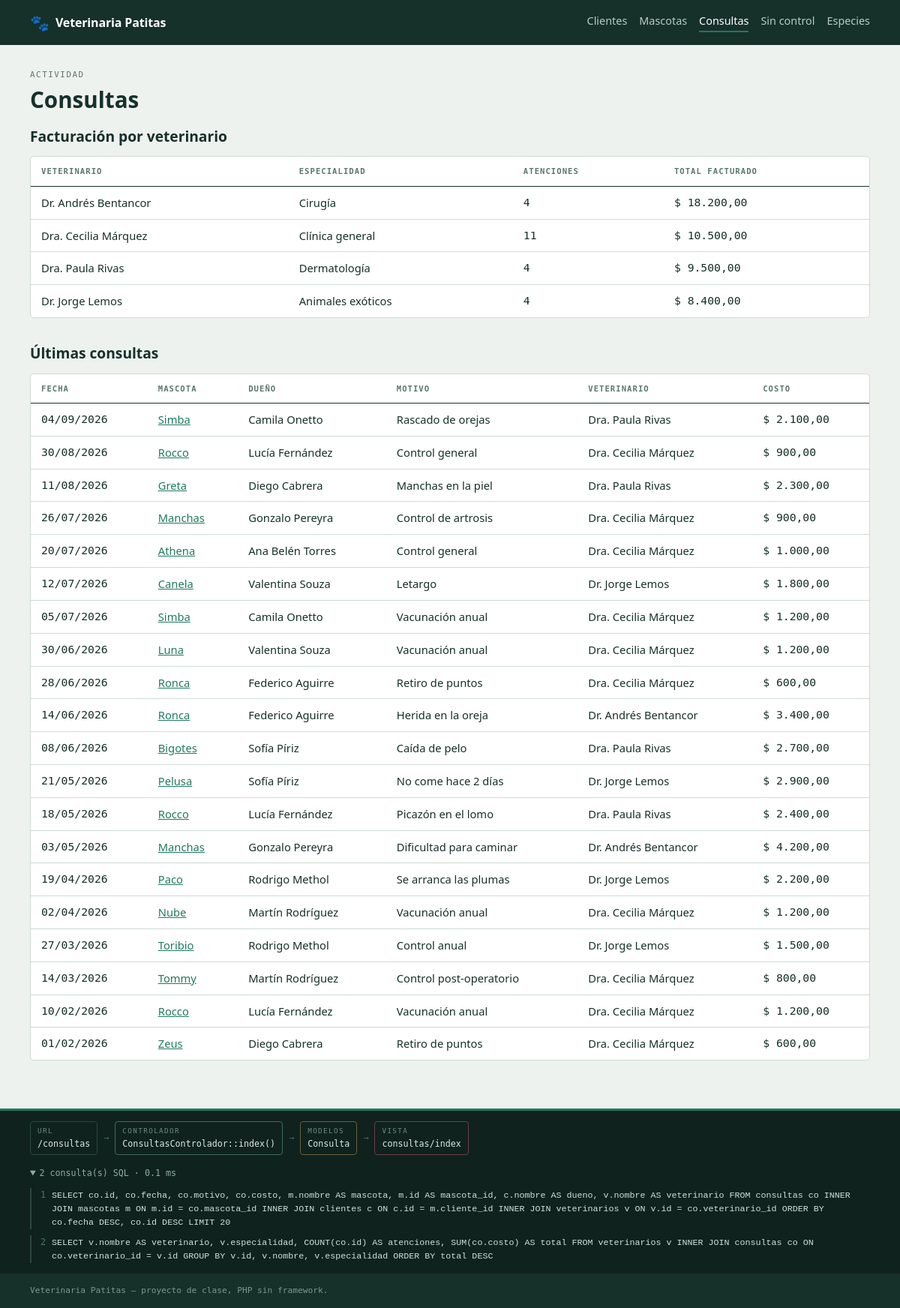
The page /consultas on the database its author committed.
### tables this page shows
CREATE TABLE consultas (
    id              INT UNSIGNED AUTO_INCREMENT PRIMARY KEY,
    mascota_id      INT UNSIGNED NOT NULL,
    veterinario_id  INT UNSIGNED NOT NULL,
    fecha           DATE         NOT NULL,
    motivo          VARCHAR(150) NOT NULL,
    diagnostico     TEXT         NULL,
    costo           DECIMAL(8,2) NOT NULL DEFAULT 0,

    CONSTRAINT fk_consultas_mascota
        FOREIGN KEY (mascota_id) REFERENCES mascotas(id)
        ON DELETE CASCADE  ON UPDATE CASCADE,

    CONSTRAINT fk_consultas_veterinario
        FOREIGN KEY (veterinario_id) REFERENCES veterinarios(id)
        ON DELETE RESTRICT ON UPDATE CASCADE,

    INDEX idx_consultas_fecha (fecha)
);

CREATE TABLE mascotas (
    id              INT UNSIGNED AUTO_INCREMENT PRIMARY KEY,
    nombre          VARCHAR(60)  NOT NULL,
    fecha_nacimiento DATE        NULL,
    sexo            ENUM('M','H') NOT NULL,
    peso_kg         DECIMAL(5,2) NULL,
    cliente_id      INT UNSIGNED NOT NULL,
    especie_id      INT UNSIGNED NOT NULL,

    CONSTRAINT fk_mascotas_cliente
        FOREIGN KEY (cliente_id) REFERENCES clientes(id)
        ON DELETE CASCADE  ON UPDATE CASCADE,

    CONSTRAINT fk_mascotas_especie
        FOREIGN KEY (especie_id) REFERENCES especies(id)
        ON DELETE RESTRICT ON UPDATE CASCADE,

    INDEX idx_mascotas_nombre (nombre)
);

CREATE TABLE clientes (
    id         INT UNSIGNED AUTO_INCREMENT PRIMARY KEY,
    nombre     VARCHAR(100) NOT NULL,
    documento  VARCHAR(20)  NOT NULL,
    telefono   VARCHAR(30)  NULL,
    email      VARCHAR(120) NULL,
    direccion  VARCHAR(150) NULL,
    alta       DATE         NOT NULL,

    CONSTRAINT uq_clientes_documento UNIQUE (documento),
    INDEX idx_clientes_nombre (nombre)
);

CREATE TABLE veterinarios (
    id            INT UNSIGNED AUTO_INCREMENT PRIMARY KEY,
    nombre        VARCHAR(100) NOT NULL,
    especialidad  VARCHAR(60)  NULL,
    activo        TINYINT(1)   NOT NULL DEFAULT 1
);

### app/nucleo/Controlador.php (called while the page is built, shortened)
<?php
abstract class Controlador
{
    protected function vista($vista, array $datos = [])
    {
        $archivo = RUTA_APP . '/vistas/' . $vista . '.php';
        extract($datos);
        require RUTA_APP . '/vistas/plantilla/cabecera.php';
        require $archivo;
        require RUTA_APP . '/vistas/plantilla/pie.php';
    }
}

### app/controladores/ConsultasControlador.php (called while the page is built, shortened)
<?php
class ConsultasControlador extends Controlador
{
    public function index()
    {
        $consulta = $this->modelo('Consulta');
        $this->vista('consultas/index', [
            'titulo'       => 'Consultas',
            'ultimas'      => $consulta->ultimas(20),
            'facturacion'  => $consulta->facturacionPorVeterinario(),
        ]);
    }
}

### app/nucleo/Router.php (called while the page is built, shortened)
<?php
class Router
{
    private $accionPorDefecto      = 'index';
    public function despachar($url)
    {
        $url = trim($url, '/');
        $segmentos = $url === '' ? [] : explode('/', $url);
        $nombreAccion = isset($segmentos[1]) && $segmentos[1] !== ''
            ? $segmentos[1] : $this->accionPorDefecto;
        $parametros = array_slice($segmentos, 2);
        $metodo = lcfirst(str_replace(' ', '', ucwords(str_replace('-', ' ', $nombreAccion))));
        $instancia = new $clase();
        call_user_func_array([$instancia, $metodo], $parametros);
    }
}

### public/index.php (called while the page is built, shortened)
<?php
spl_autoload_register(function ($clase) {
    foreach (['nucleo', 'modelos', 'controladores'] as $carpeta) {
        $archivo = RUTA_APP . '/' . $carpeta . '/' . $clase . '.php';
        if (file_exists($archivo)) {
            return;
        }
    }
});
require_once RUTA_APP . '/nucleo/helpers.php';
if (isset($_GET['url'])) {
    $ruta = $_GET['url'];
} else {
    $ruta = parse_url($_SERVER['REQUEST_URI'], PHP_URL_PATH);
    if (BASE_URL !== '' && strpos($ruta, BASE_URL) === 0) {
        $ruta = substr($ruta, strlen(BASE_URL));
    }
}
$ruta = trim($ruta, '/');
$router = new Router();
$router->despachar($ruta);

### app/nucleo/Modelo.php (called while the page is built, shortened)
<?php
abstract class Modelo
{
    protected $db;
    public function __construct()
    {
        $this->db = Database::conexion();
    }
    protected function consulta($sql, array $parametros = [])
    {
        $sentencia = $this->db->prepare($sql);
        $sentencia->execute($parametros);
        return $sentencia;
    }
}

### app/nucleo/Database.php (called while the page is built, shortened)
<?php
class Database
{
    private static $instancia = null;
    public static function conexion()
    {
        if (self::$instancia === null) {
            $dsn = 'mysql:host=' . DB_HOST
                 . ';dbname='    . DB_NOMBRE
                 . ';charset='   . DB_CHARSET;
            $opciones = [
                PDO::ATTR_ERRMODE            => PDO::ERRMODE_EXCEPTION,
                PDO::ATTR_DEFAULT_FETCH_MODE => PDO::FETCH_ASSOC,
                PDO::ATTR_EMULATE_PREPARES   => false,
            ];
            try {
                self::$instancia = new PDO($dsn, DB_USUARIO, DB_PASSWORD, $opciones);
            } catch (PDOException $e) {
                if (MODO_DEBUG) {
                    die('<h1>No se pudo conectar a la base de datos</h1>'
                      . '<p>' . htmlspecialchars($e->getMessage()) . '</p>'
                      . '<p>Revisá que MySQL esté encendido y que hayas corrido '
                      . '<code>02_dcl.sql</code> para crear el usuario <code>vet_app</code>.</p>');
                }
                die('Servicio no disponible.');
            }
        }
        return self::$instancia;
    }
}

### app/modelos/Consulta.php (called while the page is built, shortened)
<?php
class Consulta extends Modelo
{
    public function ultimas($limite = 8)
    {
        $sql = "SELECT  co.id,
                        co.fecha,
                        co.motivo,
                        co.costo,
                        m.nombre  AS mascota,
                        m.id      AS mascota_id,
                        c.nombre  AS dueno,
                        v.nombre  AS veterinario
                FROM consultas co
                INNER JOIN mascotas     m ON m.id = co.mascota_id
                INNER JOIN clientes     c ON c.id = m.cliente_id
                INNER JOIN veterinarios v ON v.id = co.veterinario_id
                ORDER BY co.fecha DESC, co.id DESC
                LIMIT " . (int) $limite;
        return $this->consulta($sql)->fetchAll();
    }
    public function facturacionPorVeterinario()
    {
        $sql = "SELECT  v.nombre        AS veterinario,
                        v.especialidad,
                        COUNT(co.id)    AS atenciones,
                        SUM(co.costo)   AS total
                FROM veterinarios v
                INNER JOIN consultas co ON co.veterinario_id = v.id
                GROUP BY v.id, v.nombre, v.especialidad
                ORDER BY total DESC";
        return $this->consulta($sql)->fetchAll();
    }
}

### app/nucleo/helpers.php (called while the page is built, shortened)
<?php
function e($texto)
{
    return htmlspecialchars((string) $texto, ENT_QUOTES, 'UTF-8');
}
function url($ruta = '')
{
    return BASE_URL . '/' . ltrim($ruta, '/');
}
function fecha($fechaSql, $porDefecto = '—')
{
    $d = date_create($fechaSql);
    return $d ? $d->format('d/m/Y') : $porDefecto;
}
function precio($numero)
{
    return '$ ' . number_format((float) $numero, 2, ',', '.');
}

### app/vistas/consultas/index.php (the view, shortened to what this page needs)
<p class="rotulo">Actividad</p>
<h1>Consultas</h1>
<h2>Facturación por veterinario</h2>
<?php if (empty($facturacion)): ?>
    <p class="ayuda">Todavía no hay consultas registradas.</p>
<?php else: ?>
<div class="tabla-caja">
    <table>
        <thead><tr><th>Veterinario</th><th>Especialidad</th><th>Atenciones</th><th>Total facturado</th></tr></thead>
        <tbody>
        <?php foreach ($facturacion as $f): ?>
            <tr>
                <td><?= e($f['veterinario']) ?></td>
                <td><?= e($f['especialidad']) ?: '—' ?></td>
                <td class="num"><?= (int) $f['atenciones'] ?></td>
                <td class="num"><?= precio($f['total']) ?></td>
            </tr>
        <?php endforeach; ?>
        </tbody>
    </table>
</div>
<?php endif; ?>
<h2 style="margin-top:32px">Últimas consultas</h2>
<?php if (empty($ultimas)): ?>
    <p class="ayuda">Todavía no hay consultas registradas.</p>
<?php else: ?>
<div class="tabla-caja">
    <table>
        <thead><tr><th>Fecha</th><th>Mascota</th><th>Dueño</th><th>Motivo</th><th>Veterinario</th><th>Costo</th></tr></thead>
        <tbody>
        <?php foreach ($ultimas as $c): ?>
            <tr>
                <td class="num"><?= fecha($c['fecha']) ?></td>
                <td><a href="<?= url('mascotas/ficha/' . $c['mascota_id']) ?>"><?= e($c['mascota']) ?></a></td>
                <td><?= e($c['dueno']) ?></td>
                <td><?= e($c['motivo']) ?></td>
                <td><?= e($c['veterinario']) ?></td>
                <td class="num"><?= precio($c['costo']) ?></td>
            </tr>
        <?php endforeach; ?>
        </tbody>
    </table>
</div>
<?php endif; ?>

### public/css/estilos.css (style rules this page uses)
:root { --fondo: #eef2ef; --tarjeta: #ffffff; --tinta: #16302a; --suave: #5d7670; --linea: #cfdbd4; --verde: #1f7a5c; --verde-cl: #ddefe6; --ambar: #a06a12; --ambar-cl: #fbf0d9; --rojo: #a8362c; --rojo-cl: #f8e4e1; --mono: "SFMono-Regular", "DejaVu Sans Mono", Consolas, monospace; --sans: system-ui, -apple-system, "Segoe UI", Roboto, sans-serif; --sp: 8px; }
*, *::before, *::after { box-sizing: border-box; }
body { margin: 0; background: var(--fondo); color: var(--tinta); font-family: var(--sans); font-size: 16px; line-height: 1.55; }
a { color: var(--verde); }
h1 { font-size: 1.85rem; margin: 0 0 16px; line-height: 1.2; }
h2 { font-size: 1.2rem; margin: 0 0 12px; }
.rotulo { font-family: var(--mono); font-size: 0.68rem; letter-spacing: 0.14em; text-transform: uppercase; color: var(--suave); margin: 0 0 6px; }
.tabla-caja { overflow-x: auto; background: var(--tarjeta); border: 1px solid var(--linea); border-radius: 5px; margin-bottom: 16px; }
table { width: 100%; border-collapse: collapse; font-size: 0.92rem; }
thead th { font-family: var(--mono); font-size: 0.66rem; letter-spacing: 0.1em; text-transform: uppercase; text-align: left; color: var(--suave); padding: 11px 14px; border-bottom: 1px solid var(--tinta); white-space: nowrap; }
tbody td { padding: 10px 14px; border-bottom: 1px solid var(--linea); vertical-align: top; }
tbody tr:last-child td { border-bottom: 0; }
.num { font-family: var(--mono); font-variant-numeric: tabular-nums; white-space: nowrap; }

### rows shown on the page
consultas: fecha "04/09/2026", mascota.nombre "Simba", clientes.nombre "Camila Onetto", motivo "Rascado de orejas", veterinario.nombre "Dra. Paula Rivas", costo "$ 2.100,00"
consultas: fecha "30/08/2026", mascota.nombre "Rocco", clientes.nombre "Lucía Fernández", motivo "Control general", veterinario.nombre "Dra. Cecilia Márquez", costo "$ 900,00"
consultas: fecha "11/08/2026", mascota.nombre "Greta", clientes.nombre "Diego Cabrera", motivo "Manchas en la piel", veterinario.nombre "Dra. Paula Rivas", costo "$ 2.300,00"
consultas: fecha "26/07/2026", mascota.nombre "Manchas", clientes.nombre "Gonzalo Pereyra", motivo "Control de artrosis", veterinario.nombre "Dra. Cecilia Márquez", costo "$ 900,00"
consultas: fecha "20/07/2026", mascota.nombre "Athena", clientes.nombre "Ana Belén Torres", motivo "Control general", veterinario.nombre "Dra. Cecilia Márquez", costo "$ 1.000,00"
consultas: fecha "12/07/2026", mascota.nombre "Canela", clientes.nombre "Valentina Souza", motivo "Letargo", veterinario.nombre "Dr. Jorge Lemos", costo "$ 1.800,00"
consultas: fecha "05/07/2026", mascota.nombre "Simba", clientes.nombre "Camila Onetto", motivo "Vacunación anual", veterinario.nombre "Dra. Cecilia Márquez", costo "$ 1.200,00"
consultas: fecha "30/06/2026", mascota.nombre "Luna", clientes.nombre "Valentina Souza", motivo "Vacunación anual", veterinario.nombre "Dra. Cecilia Márquez", costo "$ 1.200,00"
consultas: fecha "28/06/2026", mascota.nombre "Ronca", clientes.nombre "Federico Aguirre", motivo "Retiro de puntos", veterinario.nombre "Dra. Cecilia Márquez", costo "$ 600,00"
consultas: fecha "14/06/2026", mascota.nombre "Ronca", clientes.nombre "Federico Aguirre", motivo "Herida en la oreja", veterinario.nombre "Dr. Andrés Bentancor", costo "$ 3.400,00"
consultas: fecha "08/06/2026", mascota.nombre "Bigotes", clientes.nombre "Sofía Píriz", motivo "Caída de pelo", veterinario.nombre "Dra. Paula Rivas", costo "$ 2.700,00"
consultas: fecha "21/05/2026", mascota.nombre "Pelusa", clientes.nombre "Sofía Píriz", motivo "No come hace 2 días", veterinario.nombre "Dr. Jorge Lemos", costo "$ 2.900,00"
consultas: fecha "18/05/2026", mascota.nombre "Rocco", clientes.nombre "Lucía Fernández", motivo "Picazón en el lomo", veterinario.nombre "Dra. Paula Rivas", costo "$ 2.400,00"
consultas: fecha "03/05/2026", mascota.nombre "Manchas", clientes.nombre "Gonzalo Pereyra", motivo "Dificultad para caminar", veterinario.nombre "Dr. Andrés Bentancor", costo "$ 4.200,00"
consultas: fecha "19/04/2026", mascota.nombre "Paco", clientes.nombre "Rodrigo Methol", motivo "Se arranca las plumas", veterinario.nombre "Dr. Jorge Lemos", costo "$ 2.200,00"
consultas: fecha "02/04/2026", mascota.nombre "Nube", clientes.nombre "Martín Rodríguez", motivo "Vacunación anual", veterinario.nombre "Dra. Cecilia Márquez", costo "$ 1.200,00"
consultas: fecha "27/03/2026", mascota.nombre "Toribio", clientes.nombre "Rodrigo Methol", motivo "Control anual", veterinario.nombre "Dr. Jorge Lemos", costo "$ 1.500,00"
consultas: fecha "14/03/2026", mascota.nombre "Tommy", clientes.nombre "Martín Rodríguez", motivo "Control post-operatorio", veterinario.nombre "Dra. Cecilia Márquez", costo "$ 800,00"
consultas: fecha "10/02/2026", mascota.nombre "Rocco", clientes.nombre "Lucía Fernández", motivo "Vacunación anual", veterinario.nombre "Dra. Cecilia Márquez", costo "$ 1.200,00"
consultas: fecha "01/02/2026", mascota.nombre "Zeus", clientes.nombre "Diego Cabrera", motivo "Retiro de puntos", veterinario.nombre "Dra. Cecilia Márquez", costo "$ 600,00"

### other values the page prints
APP_NOMBRE "Veterinaria Patitas"
$f['veterinario'] "Dr. Andrés Bentancor"
e($f['especialidad']) ?: '—' "Cirugía"
$f['atenciones'] "4"
precio($f['total']) "$ 18.200,00"
$f['veterinario'] "Dra. Cecilia Márquez"
e($f['especialidad']) ?: '—' "Clínica general"
$f['atenciones'] "11"
precio($f['total']) "$ 10.500,00"
$f['veterinario'] "Dra. Paula Rivas"
e($f['especialidad']) ?: '—' "Dermatología"
precio($f['total']) "$ 9.500,00"
$f['veterinario'] "Dr. Jorge Lemos"
e($f['especialidad']) ?: '—' "Animales exóticos"
precio($f['total']) "$ 8.400,00"
